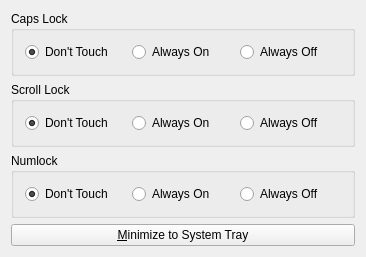
<?xml version="1.0" encoding="UTF-8"?>
<ui version="4.0">
 <class>Widget</class>
 <widget class="QWidget" name="Widget">
  <property name="geometry">
   <rect>
    <x>0</x>
    <y>0</y>
    <width>366</width>
    <height>209</height>
   </rect>
  </property>
  <property name="windowTitle">
   <string>KeyControl</string>
  </property>
  <property name="windowIcon">
   <iconset resource="main.qrc">
    <normaloff>:/icons/default_icon</normaloff>:/icons/default_icon</iconset>
  </property>
  <layout class="QGridLayout" name="gridLayout">
   <item row="1" column="0">
    <widget class="QGroupBox" name="groupBox_2">
     <property name="title">
      <string>Scroll Lock</string>
     </property>
     <layout class="QHBoxLayout" name="horizontalLayout_2">
      <item>
       <widget class="QRadioButton" name="radioButtonScrollNone">
        <property name="text">
         <string>Don't Touch</string>
        </property>
        <property name="checked">
         <bool>true</bool>
        </property>
       </widget>
      </item>
      <item>
       <widget class="QRadioButton" name="radioButtonScrollOn">
        <property name="text">
         <string>Always On</string>
        </property>
       </widget>
      </item>
      <item>
       <widget class="QRadioButton" name="radioButtonScrollOff">
        <property name="text">
         <string>Always Off</string>
        </property>
       </widget>
      </item>
     </layout>
    </widget>
   </item>
   <item row="0" column="0">
    <widget class="QGroupBox" name="groupBox">
     <property name="title">
      <string>Caps Lock</string>
     </property>
     <layout class="QHBoxLayout" name="horizontalLayout">
      <item>
       <widget class="QRadioButton" name="radioButtonCapsNone">
        <property name="text">
         <string>Don't Touch</string>
        </property>
        <property name="checked">
         <bool>true</bool>
        </property>
       </widget>
      </item>
      <item>
       <widget class="QRadioButton" name="radioButtonCapsOn">
        <property name="text">
         <string>Always On</string>
        </property>
       </widget>
      </item>
      <item>
       <widget class="QRadioButton" name="radioButtonCapsOff">
        <property name="text">
         <string>Always Off</string>
        </property>
       </widget>
      </item>
     </layout>
    </widget>
   </item>
   <item row="2" column="0">
    <widget class="QGroupBox" name="groupBox_3">
     <property name="title">
      <string>Numlock</string>
     </property>
     <layout class="QHBoxLayout" name="horizontalLayout_3">
      <item>
       <widget class="QRadioButton" name="radioButtonNumNone">
        <property name="text">
         <string>Don't Touch</string>
        </property>
        <property name="checked">
         <bool>true</bool>
        </property>
       </widget>
      </item>
      <item>
       <widget class="QRadioButton" name="radioButtonNumOn">
        <property name="text">
         <string>Always On</string>
        </property>
       </widget>
      </item>
      <item>
       <widget class="QRadioButton" name="radioButtonNumOff">
        <property name="text">
         <string>Always Off</string>
        </property>
       </widget>
      </item>
     </layout>
    </widget>
   </item>
   <item row="3" column="0">
    <widget class="QPushButton" name="pushButtonHide">
     <property name="text">
      <string>&amp;Minimize to System Tray</string>
     </property>
    </widget>
   </item>
  </layout>
 </widget>
 <layoutdefault spacing="6" margin="11"/>
 <resources>
  <include location="main.qrc"/>
 </resources>
 <connections/>
</ui>
